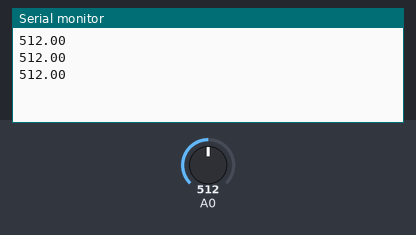
The sketch below on a simulated Arduino Uno, built with avr-gcc and run on an emulated ATmega328P. On the bench: the last lines printed to the serial monitor. Inputs (shaded band) come from the test bench; at power-on: A0 = 512.

Above: at 1.3 s.
1.4 s: A0 set to 716
At 1.9 s:
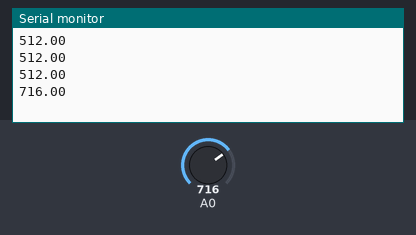
2.9 s: A0 set to 900
At 3.4 s:
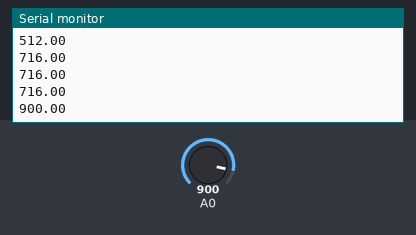
Timing chart, 0 to 5.9 s (numbered marks = the images above; inputs shaded):
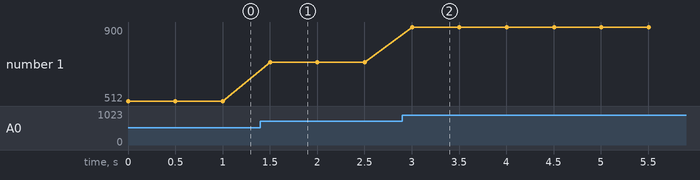

Measured:
- after the input at 1.4 s, the serial monitor: prints a new line after 0.10 s (image 1)
- after the input at 2.9 s, the serial monitor: prints a new line after 0.10 s (image 2)
- plotted number 1: 512 → 716 after the input at 1.4 s, 716 → 900 after the input at 2.9 s

The sketch:

gas_sensor.ino
```cpp
#include<LiquidCrystal.h>
#include<Wire.h>
float gas;

void setup() {
  Serial.begin(9600);
}

void loop() {
  gas = analogRead(A0);
  Serial.println(gas);
  delay(500);
}
```
